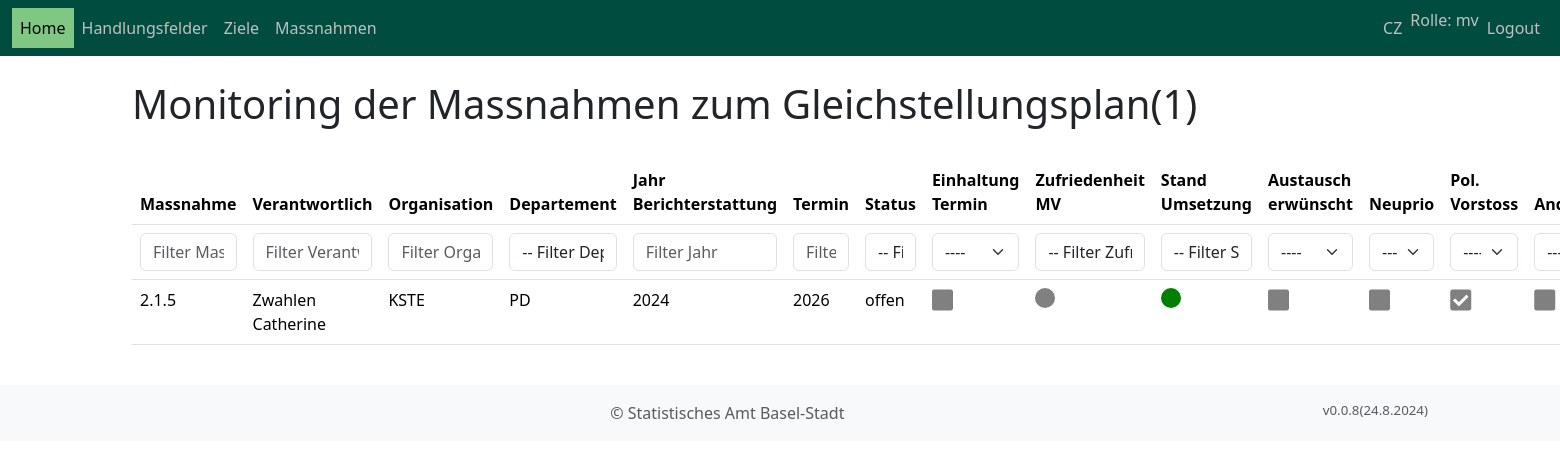
Before: / (signed in) with the older database file.
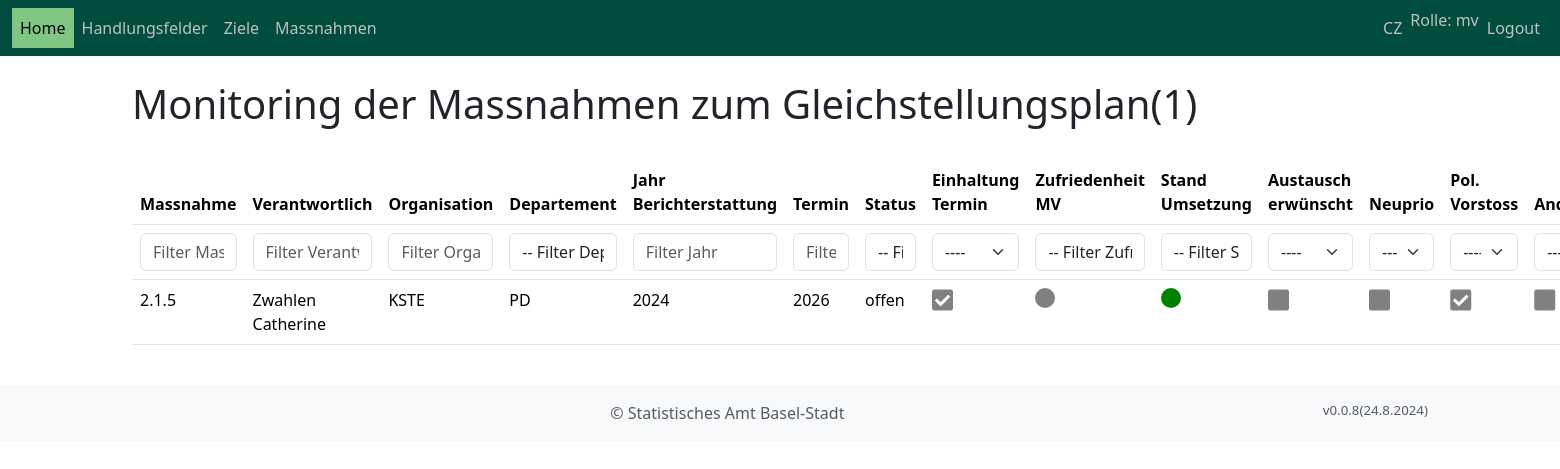
After: the same page with the newer database file.
### objective_manager_app/models.py (models this page shows, shortened)
class PlanRecord(models.Model):
    massnahme = models.ForeignKey(Massnahme, on_delete=models.CASCADE)
    jahr = models.IntegerField(verbose_name="Jahr", default=datetime.now().year)
    verantwortlich = models.ForeignKey(Person, on_delete=models.CASCADE, verbose_name="Massnahmenverantwortliche Person", null=True, blank=True, related_name='planrecord_person')
    organisation = models.ForeignKey(Organisation, on_delete=models.CASCADE, verbose_name="Federführende Organisation", null=True, blank=True, related_name='planrecord_organisation')
    rueckmeldung_austausch = models.BooleanField(verbose_name="Austausch oder Beratung ist erwünscht", null=True, default=False)
    rueckmeldung_schwierigkeiten = models.BooleanField(verbose_name="Umsetzung der Massnahme bereitet Schwierigkeiten", null=True, default=False)
    rueckmeldung_neupriorisierung = models.BooleanField(verbose_name="Neupriorisierung von departemententalen Zielen", null=True, default=False)
    rueckmeldung_pol_vorstoss = models.BooleanField(verbose_name="Politischer Vorstoss hat Auswirkungen auf die Massnahme", null=True, default=False)
    rueckmeldung_anderes = models.BooleanField(verbose_name="Anderes", null=True, default=False)
    rueckmeldung_anderes_text = models.TextField(verbose_name="Anderes", max_length=500, null=True, blank=True)
    rueckmeldung_mv = models.TextField(verbose_name="Allgmeine Bemerkungen", null=True, blank=True)
    einhaltung_termin = models.BooleanField(verbose_name="Termin wird eingehalten", null=True, blank=True)
    einhaltung_termin_text = models.TextField(verbose_name="Begründung der Abweichung", max_length=500, null=True, blank=True)
    umsetzung_mv = models.TextField(verbose_name="Welche Schritte, Teilprojekte oder Meilensteine wurden im Berichtsjahr umgesetzt?", null=True, blank=True)
    zufriedenheit = models.ForeignKey(Zufriedenheit, verbose_name="Wie zufrieden sind Sie mit der Umsetzung der Massnahme", null=True, blank=True, on_delete=models.CASCADE, related_name='planrecord_zufriedenheit')
    schwierigkeiten = models.ForeignKey(Wertung, verbose_name="Stand Umsetzung der Massnahme", null=True, blank=True, on_delete=models.CASCADE, related_name='planrecord_schwierigkeiten')
    rueckmeldung_fgs = models.TextField(verbose_name="Bemerkungen FGS", null=True, blank=True)
    rueckmeldung_sp = models.TextField(verbose_name="Bemerkungen SP", null=True, blank=True)
    status = models.ForeignKey(StatusMassnahme,verbose_name="Status", null=True, default=17, on_delete=models.CASCADE)
    erstellt_am = models.DateTimeField(auto_now_add=True, verbose_name='Erstellt am')
    erstellt_von = models.ForeignKey(User, on_delete=models.CASCADE, verbose_name='Erstellt von')

class BusinessObject(models.Model):
    typ = models.ForeignKey("BusinessObjectTyp", on_delete=models.CASCADE, related_name="typ")
    vorgaenger = models.ForeignKey("self", on_delete=models.CASCADE, null=True, blank=True)
    kuerzel = models.CharField(max_length=10, verbose_name="Nummer")
    titel = models.CharField(max_length=200, verbose_name="Titel")
    beschreibung = models.TextField(verbose_name="Beschreibung")
    erstellt_am = models.DateTimeField(auto_now_add=True, verbose_name="Erstellt am")
    erstellt_von = models.ForeignKey(User, on_delete=models.CASCADE, verbose_name="Erstellt von", blank=True)
    jahr_ende = models.IntegerField(verbose_name="Termin", default=datetime.now().year)
    anmerkung_initialisierung = models.TextField(verbose_name="Pol. Vorstoss", null=True, blank=True)
    mess_groesse = models.CharField(max_length=200, verbose_name="Messbarkeit", blank=True, null=True)
    bestehende_massnahme = models.ForeignKey("NeuBestehend", on_delete=models.CASCADE, blank=True, null=True, default=5, related_name="bestehende_massnahme", verbose_name="Bestehende/Neue Massnahme")
    objects = models.Manager()
    handlungsfelder = HandlungsfeldManager()
    ziele = ZielManager()
    massnahmen = MassnahmeManager()

class Person(models.Model):
    user = models.OneToOneField(User, on_delete=models.CASCADE, blank=True, null=True)
    vorname = models.CharField(verbose_name= 'Vorname', max_length=200)
    nachname = models.CharField(verbose_name= 'Nachname', max_length=200)
    email = models.EmailField(verbose_name= 'Email', max_length=200, null=True, blank=True)
    telefon = models.CharField(verbose_name= 'Telefon', max_length=200, null=True, blank=True)
    organisation = models.ForeignKey(Organisation, verbose_name='Organisation', on_delete=models.CASCADE)
    erstellt_am = models.DateTimeField(auto_now_add=True)
    class Meta:
        ordering = ['nachname', 'vorname']
    def __str__(self):
        return f"{self.nachname} {self.vorname}"

class Organisation(models.Model):
    departement = models.CharField(max_length=200, verbose_name='Departement')
    dienststelle = models.CharField(max_length=200, verbose_name='Dienststelle')
    bereich = models.CharField(max_length=200, verbose_name='Bereich')
    departement_kuerzel = models.CharField(max_length=200, verbose_name='Departement Kürzel')
    dienststelle_kuerzel = models.CharField(max_length=200, verbose_name='Dienststelle Kürzel')
    bereich_kuerzel = models.CharField(max_length=200, verbose_name='Bereich Kürzel')
    class Meta:
        ordering = ['departement_kuerzel', 'dienststelle']

class Code(models.Model):
    kategorie = models.ForeignKey(CodeKategorie, on_delete=models.CASCADE)
    kuerzel = models.CharField(max_length=10)
    titel = models.CharField(max_length=10)
    beschreibung = models.CharField(max_length=200)
    color = models.CharField(max_length=50, null=True, blank=True)
    def __str__(self):
        return self.titel

### objective_manager_app/views.py (the view)
# urls.py: path("", views.plan_records_list, name="home"),
def plan_records_list(request):
    user = request.user
    plan_records = PlanRecord.objects.all()
    departement_choices = Organisation.objects.values_list('departement_kuerzel', flat=True).distinct().order_by('departement_kuerzel')
    status_choices = StatusMassnahme.objects.all()
    stand_choices = Wertung.objects.all()
    if user.groups.filter(name='mv').exists():
        plan_records = plan_records.filter(verantwortlich__user=user)
    elif user.groups.filter(name='sp').exists():
        person = Person.objects.get(user=user)
        plan_records = plan_records.filter(organisation__departement_kuerzel=person.organisation.departement_kuerzel)
    if request.method == "POST":
        pass
    else:
        jahr = request.GET.get('jahr')
        if jahr:
            plan_records = plan_records.filter(jahr__icontains=jahr)
        organisation = request.GET.get('organisation')
        if organisation:
            plan_records = plan_records.filter(organisation__bereich_kuerzel__icontains=organisation)
        departement = request.GET.get('departement')
        if departement:
            plan_records = plan_records.filter(organisation__departement_kuerzel__icontains=departement)
        massnahme = request.GET.get('massnahme')
        if massnahme:
            plan_records = plan_records.filter(massnahme__kuerzel__icontains=massnahme)
        verantwortlich = request.GET.get('verantwortlich')
        if verantwortlich:
            plan_records = plan_records.filter(
            Q(verantwortlich__nachname__icontains=verantwortlich) |
            Q(verantwortlich__vorname__icontains=verantwortlich)
        )
        status = request.GET.get('status')
        if status:
            pass
        einhaltung_termin = request.GET.get('termin_eingehalten') == 'on'
        if einhaltung_termin:
            plan_records = plan_records.filter(einhaltung_termin=True)
    context = {
        'plan_records': plan_records,
        'departement_choices': departement_choices,
        'status_choices': status_choices,
        'stand_choices': stand_choices,
        'is_fgs_member': user.groups.filter(name='fgs').exists(),
        'is_sp_member': user.groups.filter(name='sp').exists(),
        'is_mv_member': user.groups.filter(name='mv').exists(),
        'is_admin_member': user.groups.filter(name='admin').exists(),
    }
    return render(
        request,
        "objective_manager_app/home.html",
        context,
    )

### templates/objective_manager_app/home.html (shortened to what the changed rows need)
{% extends "base.html" %}
{% block content %}
    <div class="container">
        <h1>Monitoring der Massnahmen zum Gleichstellungsplan({{ plan_records|length}})</h1>
        <br>
        {% if request.user.is_authenticated %}
            <form method="get">
                <table class="table">
                    <thead>
                        <tr>
                            <th>Massnahme</th>
                            <th>Verantwortlich</th>
                            <th>Organisation</th>
                            <th>Departement</th>
                            <th>Jahr<br>Berichterstattung</th>
                            <th>Termin</th>
                            <th>Status</th>
                            <th>Einhaltung<br>Termin</th>
                            <th>Zufriedenheit MV</th>
                            <th>Stand<br>Umsetzung</th>
                            <th>Austausch<br>erwünscht</th>
                            <th>Neuprio</th>
                            <th>Pol. Vorstoss</th>
                            <th>Anderes</th>
                        </tr>
                        <tr>
                            <th><input type="text" name="massnahme" class="form-control" placeholder="Filter Massnahme" value="{{ request.GET.massnahme }}"></th>
                            <th><input type="text" name="verantwortlich" class="form-control" placeholder="Filter Verantwortlich" value="{{ request.GET.verantwortlich }}"></th>
                            <th><input type="text" name="organisation" class="form-control" placeholder="Filter Organisation" value="{{ request.GET.organisation }}"></th>
                            <th>
                                <select name="departement" class="form-control">
                                    <option value="">-- Filter Departement --</option>
                                </select>
                            </th>
                            <th><input type="text" name="jahr" class="form-control" placeholder="Filter Jahr" value="{{ request.GET.jahr }}"></th>
                            <th><input type="text" name="termin" class="form-control" placeholder="Filter Jahr" value="{{ request.GET.jahr }}"></th>
                            <th>
                                <select name="status" class="form-control">
                                    <option value="">-- Filter Status --</option>
                                </select>
                            </th>
                            <th>
                                <select name="einhaltung_termin" class="form-select">
                                    <option value="" {% if request.GET.einhaltung_termin == "" %}selected{% endif %}>----</option>
                                </select>
                            </th>
                            <th>
                                <select name="zufriedenheit" class="form-control">
                                    <option value="">-- Filter Zufriedenheit --</option>
                                </select>
                            </th>
                            <th>
                                <select name="stand" class="form-control">
                                    <option value="">-- Filter Stand --</option>
                                </select>
                            </th>
                            <th>
                                <select name="austausch" class="form-select">
                                    <option value="" {% if request.GET.austausch == "" %}selected{% endif %}>----</option>
                                </select>
                            </th>
                            <th>
                                <select name="neupriorisierung" class="form-select">
                                    <option value="" {% if request.GET.neupriorisierung == "" %}selected{% endif %}>----</option>
                                </select>
                            </th>
                            <th>
                                <select name="pol_vorstoss" class="form-select">
                                    <option value="" {% if request.GET.pol_vorstoss == "" %}selected{% endif %}>----</option>
                                </select>
                            </th>
                            <th>
                                <select name="anderes" class="form-select">
                                    <option value="" {% if request.GET.anderes == "" %}selected{% endif %}>----</option>
                                </select>
                            </th>
                        </tr>
                    </thead>
            </form>
                <tbody>
                    {% for pr in plan_records %}
                    <tr>
                        <td>{{ pr.massnahme.kuerzel }}</td>
                        <td>{{ pr.verantwortlich }}</td>
                        <td>{{ pr.organisation.bereich_kuerzel }}</td>
                        <td>{{ pr.organisation.departement_kuerzel }}</td>
                        <td>{{ pr.jahr}}</td>
                        <td>{{ pr.massnahme.jahr_ende }}</td>
                        <td>{{ pr.status }}</td>
                        <td>
                            {% if pr.einhaltung_termin %}
                                <i class="fas fa-check-square"></i>
                            {% else %}
                                <i class="fas fa-square"></i>
                            {% endif %}
                        </td>
                        <td>
                            {% if pr.zufriedenheit.id == 14 %}
                                <span class="dot green-dot"></span>
                            {% elif pr.zufriedenheit.id == 15 %}
                                <span class="dot orange-dot"></span>
                            {% elif pr.zufriedenheit.id == 16 %}
                                <span class="dot red-dot"></span>
                            {% else %}
                                <span class="dot grey-dot"></span>
                            {% endif %}
                        </td>
                        <td>
                            {% if pr.schwierigkeiten.id == 14 %}
                                <span class="dot green-dot"></span>
                            {% elif pr.schwierigkeiten.id == 15 %}
                                <span class="dot orange-dot"></span>
                            {% elif pr.schwierigkeiten.id == 16 %}
                                <span class="dot red-dot"></span>
                            {% else %}
                                <span class="dot grey-dot"></span>
                            {% endif %}
                        </td>
                        <td>
                            {% if pr.rueckmeldung_austausch %}
                                <i class="fas fa-check-square"></i>
                            {% else %}
                                <i class="fas fa-square"></i>
                            {% endif %}
                        </td>
                        <td>
                            {% if pr.rueckmeldung_neupriorisierung %}
                                <i class="fas fa-check-square"></i>
                            {% else %}
                                <i class="fas fa-square"></i>
                            {% endif %}
                        </td>
                        <td>
                            {% if pr.rueckmeldung_pol_vorstoss %}
                                <i class="fas fa-check-square"></i>
                            {% else %}
                                <i class="fas fa-square"></i>
                            {% endif %}
                        </td>
                        <td>
                            {% if pr.rueckmeldung_anderes %}
                                <i class="fas fa-check-square"></i>
                            {% else %}
                                <i class="fas fa-square"></i>
                            {% endif %}
                        </td>
                    </tr>
                    {% endfor %}
                </tbody>
            <br>
        {% else %}
            Bitte <a href="{% url 'login_account:login' %}">einloggen</a>
        {% endif %}
    </div>
    {% endblock %}

Changed rows visible on the page:
changed PlanRecord "Zwahlen Catherine": einhaltung_termin False → True (drawn)
